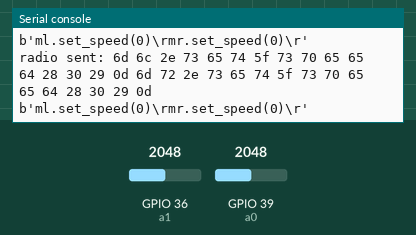
A program run on a simulated ESP32 board running MicroPython. Shown: the last lines printed to the serial console. The inputs (shaded band) are chosen by the test bench; at power-on: GPIO 36 (a1) = 2048, GPIO 39 (a0) = 2048 (analog values on the 0–4095 scale). No radio messages arrive unless stated (any console line starting 'radio sent:' is added by the test bench).

Above: at 1.2 s.
1.3 s: GPIO 36 (a1) set to 2866
At 1.33 s:
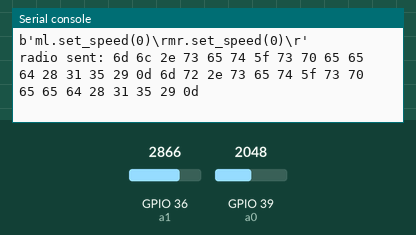
2.9 s: GPIO 39 (a0) set to 2866
At 3.17 s:
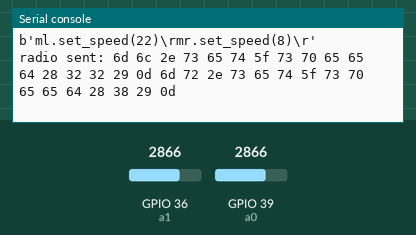
4.5 s: GPIO 39 (a0) set to 3603
At 4.6 s:
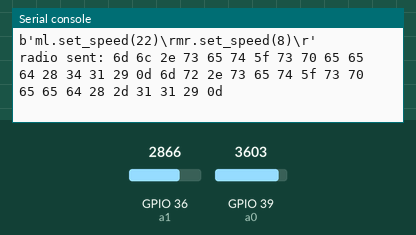
6.2 s: GPIO 36 (a1) set to 4095
At 6.54 s:
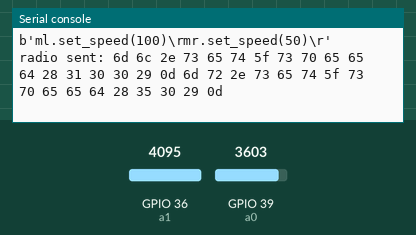
7.8 s: GPIO 36 (a1) set to 1228
At 8.38 s:
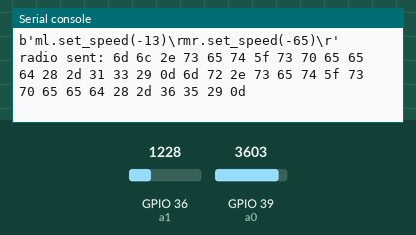
9.4 s: GPIO 39 (a0) set to 4095
At 9.81 s:
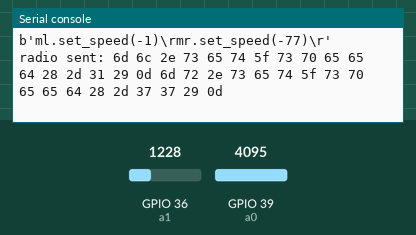
Timing chart, 0 to 12.0 s (numbered marks = the images above; inputs shaded):
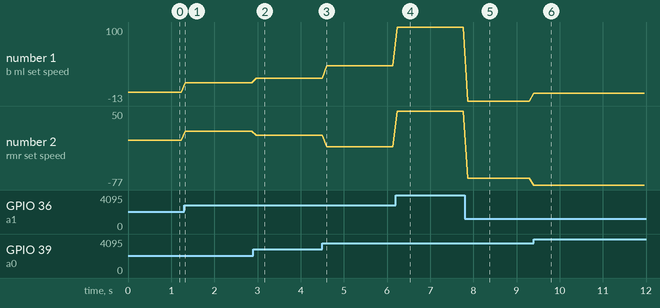

The program:

telecommande.py
```python
import network
import espnow
from machine import Pin, ADC
from time import sleep_ms, ticks_ms
# from neopixel import NeoPixel
from mac_addr import robot_mac, telecommande_mac

#
num = 1
robotAddr = robot_mac[num]

#
# red, green, blue, white, black = (0, 128, 0), (128, 0, 0), (0, 0, 128), (32, 32, 32), (0, 0, 0)

#
def normalize(x, amp=100):
    ''' resize x -> [-amp;+amp] '''
    x -= midadc
    if x > dzw:
        x = int(amp*(x-dzw)/szw)
    elif x < -dzw:
        x = int(amp*(x+dzw)/szw)
    else:
        x = 0
    return x
#
def constrain(x):
    return min(max(x, -100), 100)

# init ADC
a0 = ADC(Pin(39, Pin.IN), atten=ADC.ATTN_11DB)
a1 = ADC(Pin(36, Pin.IN), atten=ADC.ATTN_11DB)
midadc = 1730         # adc middle
maxadc = 3150         # adc max
dzw    = 200          # dead zone width
szw    = midadc - dzw # sensitive zone width
samp   = 100
ramp   = 50

# init neopixel
# np = NeoPixel(Pin(5, Pin.OUT),1)
# np[0] = (8, 8, 8)
# np.write()

# A WLAN interface must be active to send()/recv()
sta = network.WLAN(network.STA_IF)  # Or network.AP_IF
sta.active(True)
sta.disconnect()      # For ESP8266

# init espnow
e = espnow.ESPNow()
e.active(True)
print("telecommande.py : Network active, Espnow ok")

try:
    e.add_peer(robotAddr)      # Must add_peer() before send()
except:
    pass
print("telecommande.py : robot added to peers")
#
while True:
    try:
        r, s = a0.read_uv()/1000, a1.read_uv()/1000
        r = normalize(r, ramp)     # r in [-ramp,+ramp]
        s = normalize(s, samp)     # s in [-samp,+samp]
        ls, rs = constrain(s+r), constrain(s-r)
        cmd = 'ml.set_speed(' + str(ls) + ')\r'
        cmd += 'mr.set_speed(' + str(rs) + ')\r'
        e.send(robotAddr, cmd.encode(), False)
        print(cmd.encode())
        sleep_ms(100)
    except:
#         np[0] = red
#         np.write()
        break 
```

mac_addr.py
```python
import network

robot_mac = {
    1 : b'H\xf6\xeez/\xd4',
    2 : b'H\xf6\xeez0(',
    3 : b'H\xf6\xeez0\x0e',
    4 : b'H\xf6\xeez/,',
    5 : b'H\xf6\xeez3\x84',
    6 : b'H\xf6\xeez4&',
    7 : b'H\xf6\xeez/\xa6',
    8 : b'H\xf6\xeez/\xf6'
    }

telecommande_mac = {
    1 : b'\x88\x13\xbf\xfc\xe3\xbc',
    2 : b'\x88\x13\xbf\xfc\xe8\xf0',
    3 : b'\x88\x13\xbf\xfc\xe4\xfc',
    4 : b'\x88\x13\xbf\xfc\xe9p',
    5 : b'\x88\x13\xbf\xfc\xce\xe0',
    6 : b'\x88\x13\xbf\xfc\xe5|',
    7 : b'\x88\x13\xbf\xfc\xec4',
    8 : b'\x88\x13\xbf\xfc\xe5\x80'
    }

print("Mon adresse MAC:", network.WLAN().config("mac"))

def find_robot():
    mac = network.WLAN().config("mac")
    for i in robot_mac:
        if mac == robot_mac[i]:
            print("je suis le robot n°", i)
            return i, "robot"
    print("no robot")
    for i in telecommande_mac:
        if mac == telecommande_mac[i]:
            print("je suis la telecommande n°", i)
            return i, "telecommande"
    print("no télécommande")
    return None, "unknown robot"
```

Measured:
- after the input at 1.3 s, the serial console: prints a new line at once (image 1)
- after the input at 2.9 s, the serial console: prints a new line after 0.06 s (image 2)
- after the input at 4.5 s, the serial console: prints a new line after 0.10 s (image 3)
- after the input at 6.2 s, the serial console: prints a new line at once (image 4)
- after the input at 7.8 s, the serial console: prints a new line after 0.07 s (image 5)
- after the input at 9.4 s, the serial console: prints a new line at once (image 6)
- plotted number 1: 0 → 15 after the input at 1.3 s, 15 → 22 after the input at 2.9 s, 22 → 41 after the input at 4.5 s, 41 → 100 after the input at 6.2 s, 100 → -13 after the input at 7.8 s
- plotted number 2: 0 → 15 after the input at 1.3 s, 15 → 8 after the input at 2.9 s, 8 → -11 after the input at 4.5 s, -11 → 50 after the input at 6.2 s, 50 → -65 after the input at 7.8 s
